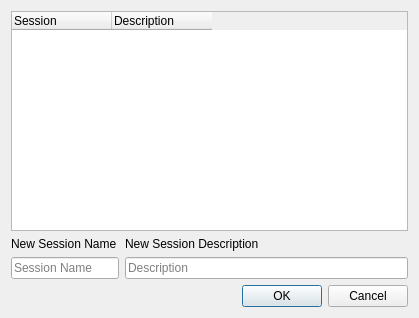
<?xml version="1.0" encoding="UTF-8"?>
<ui version="4.0">
 <class>SaveSession</class>
 <widget class="QDialog" name="SaveSession">
  <property name="geometry">
   <rect>
    <x>0</x>
    <y>0</y>
    <width>419</width>
    <height>318</height>
   </rect>
  </property>
  <property name="windowTitle">
   <string>Save Session</string>
  </property>
  <layout class="QVBoxLayout" name="verticalLayout">
   <item>
    <widget class="QTableWidget" name="tableWidget">
     <property name="editTriggers">
      <set>QAbstractItemView::NoEditTriggers</set>
     </property>
     <property name="showDropIndicator" stdset="0">
      <bool>false</bool>
     </property>
     <property name="selectionMode">
      <enum>QAbstractItemView::SingleSelection</enum>
     </property>
     <property name="selectionBehavior">
      <enum>QAbstractItemView::SelectRows</enum>
     </property>
     <column>
      <property name="text">
       <string>Session</string>
      </property>
      <property name="textAlignment">
       <set>AlignLeading|AlignVCenter</set>
      </property>
     </column>
     <column>
      <property name="text">
       <string>Description</string>
      </property>
      <property name="textAlignment">
       <set>AlignLeading|AlignVCenter</set>
      </property>
     </column>
    </widget>
   </item>
   <item>
    <layout class="QGridLayout" name="gridLayout">
     <item row="1" column="0">
      <widget class="QLineEdit" name="sessionName">
       <property name="placeholderText">
        <string>Session Name</string>
       </property>
      </widget>
     </item>
     <item row="1" column="1">
      <widget class="QLineEdit" name="lineEdit">
       <property name="sizePolicy">
        <sizepolicy hsizetype="Expanding" vsizetype="Fixed">
         <horstretch>1</horstretch>
         <verstretch>0</verstretch>
        </sizepolicy>
       </property>
       <property name="placeholderText">
        <string>Description</string>
       </property>
      </widget>
     </item>
     <item row="0" column="1">
      <widget class="QLabel" name="label_2">
       <property name="text">
        <string>New Session Description</string>
       </property>
      </widget>
     </item>
     <item row="0" column="0">
      <widget class="QLabel" name="label">
       <property name="text">
        <string>New Session Name</string>
       </property>
      </widget>
     </item>
    </layout>
   </item>
   <item>
    <widget class="QDialogButtonBox" name="buttonBox">
     <property name="orientation">
      <enum>Qt::Horizontal</enum>
     </property>
     <property name="standardButtons">
      <set>QDialogButtonBox::Cancel|QDialogButtonBox::Ok</set>
     </property>
    </widget>
   </item>
  </layout>
 </widget>
 <resources/>
 <connections>
  <connection>
   <sender>buttonBox</sender>
   <signal>accepted()</signal>
   <receiver>SaveSession</receiver>
   <slot>accept()</slot>
   <hints>
    <hint type="sourcelabel">
     <x>248</x>
     <y>254</y>
    </hint>
    <hint type="destinationlabel">
     <x>157</x>
     <y>274</y>
    </hint>
   </hints>
  </connection>
  <connection>
   <sender>buttonBox</sender>
   <signal>rejected()</signal>
   <receiver>SaveSession</receiver>
   <slot>reject()</slot>
   <hints>
    <hint type="sourcelabel">
     <x>316</x>
     <y>260</y>
    </hint>
    <hint type="destinationlabel">
     <x>286</x>
     <y>274</y>
    </hint>
   </hints>
  </connection>
 </connections>
</ui>
